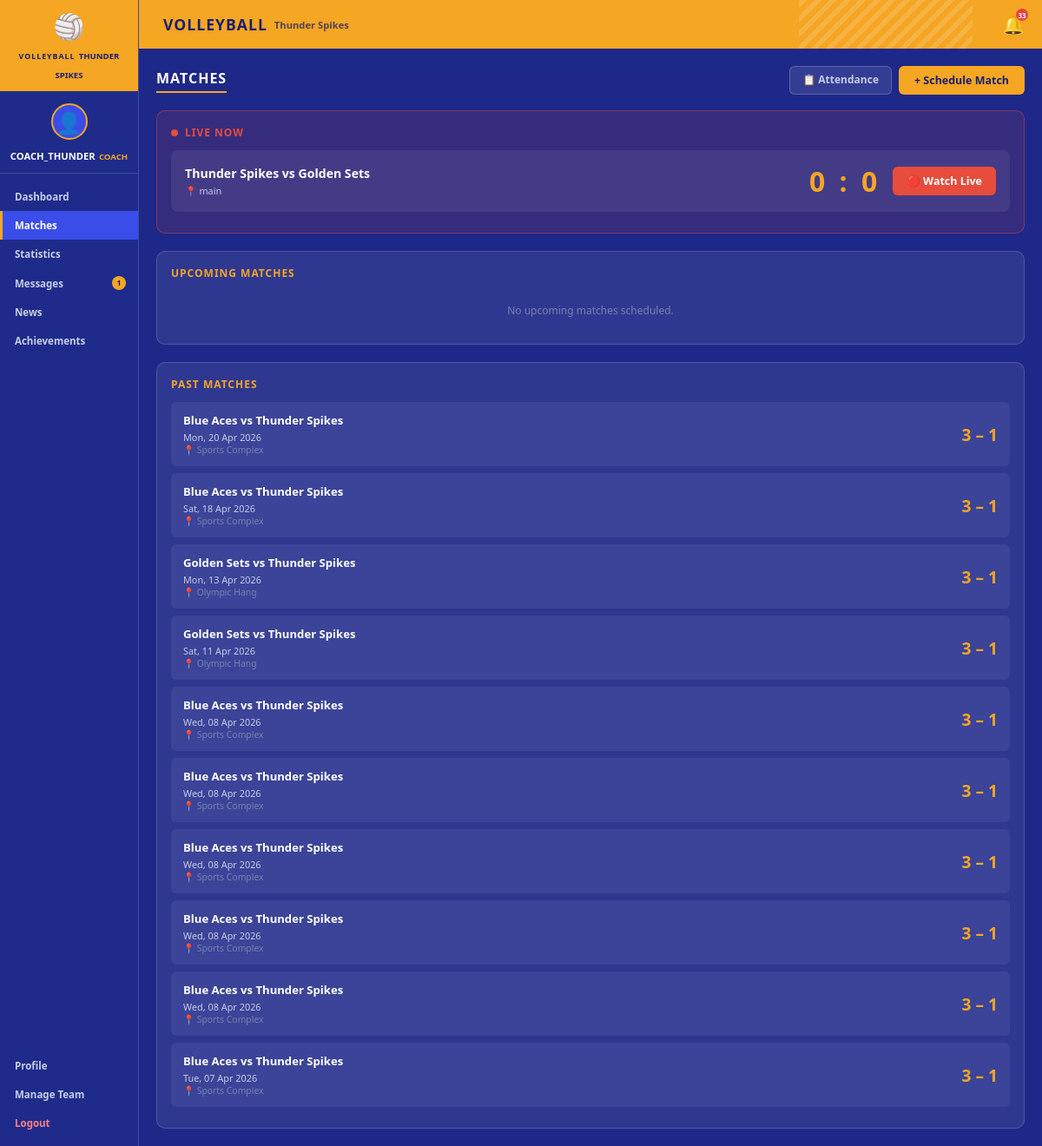
Page /matches/ (signed in) on the committed database.
### scheduling/models.py (models this page shows, shortened)
class UserProfile(models.Model):
    ROLE_CHOICES = [
        ('player', 'Player'),
        ('captain', 'Captain'),
        ('coach', 'Coach'),
        ('parent', 'Parent'),
        ('manager', 'Manager'),
    ]
    user = models.OneToOneField(User, on_delete=models.CASCADE, related_name='profile')
    role = models.CharField(max_length=20, choices=ROLE_CHOICES, default='player')
    team = models.ForeignKey(Team, on_delete=models.SET_NULL, null=True, blank=True, related_name='members')
    avatar = models.ImageField(upload_to='avatars/', null=True, blank=True)

class Team(models.Model):
    name = models.CharField(max_length=100)
    created_at = models.DateTimeField(auto_now_add=True)

class Match(models.Model):
    STATUS_CHOICES = [
        ('upcoming', 'Upcoming'),
        ('live', 'Live'),
        ('completed', 'Completed'),
        ('cancelled', 'Cancelled'),
    ]
    home_team = models.ForeignKey(Team, on_delete=models.CASCADE, related_name='home_matches')
    away_team = models.ForeignKey(Team, on_delete=models.CASCADE, related_name='away_matches')
    date = models.DateTimeField()
    location = models.CharField(max_length=200)
    status = models.CharField(max_length=20, choices=STATUS_CHOICES, default='upcoming')
    home_score = models.IntegerField(null=True, blank=True)
    away_score = models.IntegerField(null=True, blank=True)
    created_by = models.ForeignKey(User, on_delete=models.SET_NULL, null=True, related_name='created_matches')
    created_at = models.DateTimeField(auto_now_add=True)
    notes = models.TextField(blank=True)
    class Meta:
        ordering = ['date']

### volleyball_project/views.py (the view)
# urls.py: path('matches/',      project_views.matches,        name='matches'),
@login_required
def matches(request):
    today = timezone.now()
    user_team = None
    if hasattr(request.user, 'profile') and request.user.profile.team:
        user_team = request.user.profile.team
    if user_team:
        live_matches = Match.objects.filter(
            Q(home_team=user_team) | Q(away_team=user_team),
            status='live'
        ).select_related('home_team', 'away_team').order_by('date')
        upcoming = Match.objects.filter(
            Q(home_team=user_team) | Q(away_team=user_team),
            date__gte=today,
            status='upcoming'
        ).select_related('home_team', 'away_team').order_by('date')
        past = Match.objects.filter(
            Q(home_team=user_team) | Q(away_team=user_team),
            status='completed'
        ).select_related('home_team', 'away_team').order_by('-date')[:10]
    else:
        live_matches = []
        upcoming = []
        past = []
    context = {
        'live_matches': live_matches,
        'upcoming_matches': upcoming,
        'past_matches': past,
        'active_page': 'matches',
    }
    return render(request, 'matches.html', context)

### volleyball_project/templates/matches.html (shortened to what this page needs)
{% extends 'base.html' %}
{% block page_title %}VOLLEYBALL{% endblock %}
{% block page_subtitle %}{{ request.user.profile.team.name|default:"TEAM NAME" }}{% endblock %}
{% block content %}
<div class="section-header">
    <h2 class="section-title">MATCHES</h2>
    <div style="display:flex; gap:8px;">
        {% if request.user.profile.role == 'coach' %}
        <a href="{% url 'attendance_view' %}" class="btn" style="background:rgba(255,255,255,0.1); color:#c8cce8; border:1px solid rgba(255,255,255,0.2); padding:6px 14px; border-radius:6px; font-size:0.75rem; font-weight:700; text-decoration:none;">📋 Attendance</a>
        <a href="{% url 'schedule_match' %}" class="btn btn-orange">+ Schedule Match</a>
        {% endif %}
    </div>
</div>
<div style="display:flex; flex-direction:column; gap:20px;">
    {% if live_matches %}
    <div style="background:rgba(231,76,60,0.12); border-radius:10px; padding:16px; border:1px solid rgba(231,76,60,0.4);">
        <h3 style="font-size:0.75rem; font-weight:800; color:#e74c3c; margin-bottom:12px; text-transform:uppercase; letter-spacing:1px; display:flex; align-items:center; gap:8px;">
            <span style="display:inline-block; width:8px; height:8px; background:#e74c3c; border-radius:50%; animation:pulse 1.4s infinite;"></span>
            LIVE NOW
        </h3>
        {% for match in live_matches %}
        <div style="background:rgba(255,255,255,0.07); border-radius:8px; padding:14px 16px; margin-bottom:8px; display:flex; align-items:center; justify-content:space-between;">
            <div>
                <div style="font-size:0.88rem; font-weight:800; color:#fff;">{{ match.home_team.name }} vs {{ match.away_team.name }}</div>
                <div style="font-size:0.68rem; color:#c8cce8; margin-top:3px;">📍 {{ match.location }}</div>
            </div>
            <div style="display:flex; align-items:center; gap:14px;">
                <div style="font-size:2rem; font-weight:900; color:#f5a623; letter-spacing:4px;">
                    {{ match.home_score|default:"0" }} : {{ match.away_score|default:"0" }}
                </div>
                <a href="{% url 'live_score' pk=match.pk %}" style="background:#e74c3c; color:white; padding:8px 16px; border-radius:6px; font-size:0.78rem; font-weight:700; text-decoration:none; white-space:nowrap;">
                    🔴 Watch Live
                </a>
            </div>
        </div>
        {% endfor %}
    </div>
    {% endif %}
    <div style="background:rgba(255,255,255,0.08); border-radius:10px; padding:16px; border:1px solid rgba(255,255,255,0.15);">
        <h3 style="font-size:0.75rem; font-weight:800; color:#f5a623; margin-bottom:12px; text-transform:uppercase; letter-spacing:1px;">UPCOMING MATCHES</h3>
        {% for match in upcoming_matches %}
        <div style="background:rgba(255,255,255,0.06); border-radius:6px; padding:12px 14px; margin-bottom:8px; display:flex; align-items:center; justify-content:space-between;">
            <div>
                <div style="font-size:0.82rem; font-weight:800;">{{ match.home_team.name }} vs {{ match.away_team.name }}</div>
                <div style="font-size:0.68rem; color:#c8cce8; margin-top:3px;">{{ match.date|date:"D, d M Y • H:i" }}</div>
                <div style="font-size:0.65rem; color:#7a80b0; margin-top:2px;">📍 {{ match.location }}</div>
            </div>
            <div style="text-align:right;">
                <a href="{% url 'match_detail' pk=match.pk %}" style="background:rgba(255,255,255,0.1); color:#c8cce8; padding:4px 12px; border-radius:4px; font-size:0.68rem; font-weight:600; text-decoration:none;">View</a>
                {% if request.user.profile.role == 'coach' %}
                <div style="margin-top:6px; display:flex; gap:6px; justify-content:flex-end;">
                    <a href="{% url 'live_score' pk=match.pk %}" style="font-size:0.7rem; color:#e74c3c; text-decoration:none; font-weight:600;">▶ Go Live</a>
                    <a href="{% url 'edit_match' match.pk %}" style="font-size:0.7rem; color:#f5a623; text-decoration:none; font-weight:600;">Edit</a>
                    <form method="post" action="{% url 'cancel_match' match.pk %}" style="display:inline">
                        {% csrf_token %}
                        <button type="submit" style="background:none; border:none; color:#e84040; font-size:0.7rem; font-weight:600; cursor:pointer;" onclick="return confirm('Cancel this match?')">Cancel</button>
                    </form>
                </div>
                {% endif %}
            </div>
        </div>
        {% empty %}
        <p style="font-size:0.75rem; color:#7a80b0; text-align:center; padding:14px 0;">No upcoming matches scheduled.</p>
        {% endfor %}
    </div>
    <div style="background:rgba(255,255,255,0.08); border-radius:10px; padding:16px; border:1px solid rgba(255,255,255,0.15);">
        <h3 style="font-size:0.75rem; font-weight:800; color:#f5a623; margin-bottom:12px; text-transform:uppercase; letter-spacing:1px;">PAST MATCHES</h3>
        {% for match in past_matches %}
        <a href="{% url 'match_detail' pk=match.pk %}" style="display:flex; align-items:center; justify-content:space-between; background:rgba(255,255,255,0.06); border-radius:6px; padding:12px 14px; margin-bottom:8px; text-decoration:none; color:inherit;">
            <div>
                <div style="font-size:0.82rem; font-weight:800;">{{ match.home_team.name }} vs {{ match.away_team.name }}</div>
                <div style="font-size:0.68rem; color:#c8cce8; margin-top:3px;">{{ match.date|date:"D, d M Y" }}</div>
                <div style="font-size:0.65rem; color:#7a80b0;">📍 {{ match.location }}</div>
            </div>
            {% if match.home_score is not None %}
            <div style="font-size:1.2rem; font-weight:900; color:#f5a623;">
                {{ match.home_score }} – {{ match.away_score }}
            </div>
            {% endif %}
        </a>
        {% empty %}
        <p style="font-size:0.75rem; color:#7a80b0; text-align:center; padding:14px 0;">No past matches yet.</p>
        {% endfor %}
    </div>
</div>
{% endblock %}

### volleyball_project/templates/base.html (shortened to what this page needs)
<!DOCTYPE html>
<html lang="en">
<head>
    {% load static %}
    <link rel="stylesheet" href="{% static 'css/volleyball.css' %}">
</head>
<body>
    <div class="app-layout">
        <aside class="sidebar">
            <div class="sidebar-header">
                <div class="team-logo">
                    <div class="volleyball-icon">🏐</div>
                    <div class="team-info">
                        <span class="team-label">VOLLEYBALL</span>
                        <span class="team-name">{{ request.user.profile.team.name|default:"TEAM NAME" }}</span>
                    </div>
                </div>
            </div>
            <div class="user-profile">
                <div class="avatar">
                    {% if request.user.profile.avatar %}
                        <img src="{{ request.user.profile.avatar.url }}" alt="avatar">
                    {% else %}
                        <div class="avatar-placeholder">👤</div>
                    {% endif %}
                </div>
                <div class="user-details">
                    <span class="username">{{ request.user.username }}</span>
                    <span class="user-role">{{ request.user.profile.get_role_display|default:"Player"|upper }}</span>
                </div>
            </div>
            <nav class="sidebar-nav">
                <a href="{% url 'dashboard' %}" class="nav-item {% if active_page == 'dashboard' %}active{% endif %}">
                    Dashboard
                </a>
                <a href="{% url 'matches' %}" class="nav-item {% if active_page == 'matches' %}active{% endif %}">
                    Matches
                </a>
                <a href="{% url 'statistics' %}" class="nav-item {% if active_page == 'statistics' %}active{% endif %}">
                    Statistics
                </a>
                <a href="{% url 'messages' %}" class="nav-item {% if active_page == 'messages' %}active{% endif %}" style="display:flex; justify-content:space-between; align-items:center;">
                    Messages
                    <span id="msg-badge" style="display:none; background:#f5a623; color:#1a1f6e; border-radius:50%; width:16px; height:16px; font-size:0.55rem; font-weight:900; align-items:center; justify-content:center;"></span>
                </a>
                <a href="{% url 'news' %}" class="nav-item {% if active_page == 'news' %}active{% endif %}">
                    News
                </a>
                <a href="{% url 'achievements' %}" class="nav-item {% if active_page == 'achievements' %}active{% endif %}">
                    Achievements
                </a>
                <a href="{% url 'profile' %}" class="nav-item {% if active_page == 'profile' %}active{% endif %}" style="margin-top:auto;">
                    Profile
                </a>
                {% if request.user.profile.role in 'coach,manager' %}
                <a href="{% url 'manage_team_members' %}" class="nav-item {% if active_page == 'manage_team' %}active{% endif %}">
                    Manage Team
                </a>
                {% endif %}
                <a href="{% url 'logout' %}" class="nav-item" style="color:#ff8080;">
                    Logout
                </a>
            </nav>
        </aside>
        <main class="main-content">
            <header class="top-header">
                <div class="header-title">
                    <h1>{% block page_title %}VOLLEYBALL{% endblock %}</h1>
                    <span class="header-subtitle">{% block page_subtitle %}{% endblock %}</span>
                </div>
                <div class="header-actions">
                    <a href="{% url 'notifications' %}" class="bell-btn" title="Notifications" style="position:relative;">
                        🔔
                        <span id="notif-badge" style="display:none; position:absolute; top:-4px; right:-4px; background:#e84040; color:#fff; border-radius:50%; width:14px; height:14px; font-size:0.5rem; font-weight:900; align-items:center; justify-content:center;"></span>
                    </a>
                </div>
            </header>
            <div class="page-body">
                {% block content %}{% endblock %}
            </div>
        </main>
    </div>
</body>
</html>

### rows in the picture
Match: home_team.name "Thunder Spikes", away_team.name "Golden Sets", location "main", home_score "0", away_score "0"
Match: home_team.name "Blue Aces", away_team.name "Thunder Spikes", date "Mon, 20 Apr 2026", location "Sports Complex", home_score "3", away_score "1"
Match: home_team.name "Blue Aces", away_team.name "Thunder Spikes", date "Sat, 18 Apr 2026", location "Sports Complex", home_score "3", away_score "1"
Match: home_team.name "Golden Sets", away_team.name "Thunder Spikes", date "Mon, 13 Apr 2026", location "Olympic Hang", home_score "3", away_score "1"
Match: home_team.name "Golden Sets", away_team.name "Thunder Spikes", date "Sat, 11 Apr 2026", location "Olympic Hang", home_score "3", away_score "1"
Match: home_team.name "Blue Aces", away_team.name "Thunder Spikes", date "Wed, 08 Apr 2026", location "Sports Complex", home_score "3", away_score "1"
Match: home_team.name "Blue Aces", away_team.name "Thunder Spikes", date "Wed, 08 Apr 2026", location "Sports Complex", home_score "3", away_score "1"
Match: home_team.name "Blue Aces", away_team.name "Thunder Spikes", date "Wed, 08 Apr 2026", location "Sports Complex", home_score "3", away_score "1"
Match: home_team.name "Blue Aces", away_team.name "Thunder Spikes", date "Wed, 08 Apr 2026", location "Sports Complex", home_score "3", away_score "1"
Match: home_team.name "Blue Aces", away_team.name "Thunder Spikes", date "Wed, 08 Apr 2026", location "Sports Complex", home_score "3", away_score "1"
Match: home_team.name "Blue Aces", away_team.name "Thunder Spikes", date "Tue, 07 Apr 2026", location "Sports Complex", home_score "3", away_score "1"

### other values in the picture
{{ request.user.profile.team.name|default:"TEAM NAME" }} "THUNDER SPIKES"
{{ request.user.username }} "COACH_THUNDER"
{{ request.user.profile.get_role_display|default:"Player"|upper }} "COACH"
{{ request.user.profile.team.name|default:"TEAM NAME" }} "Thunder Spikes"
